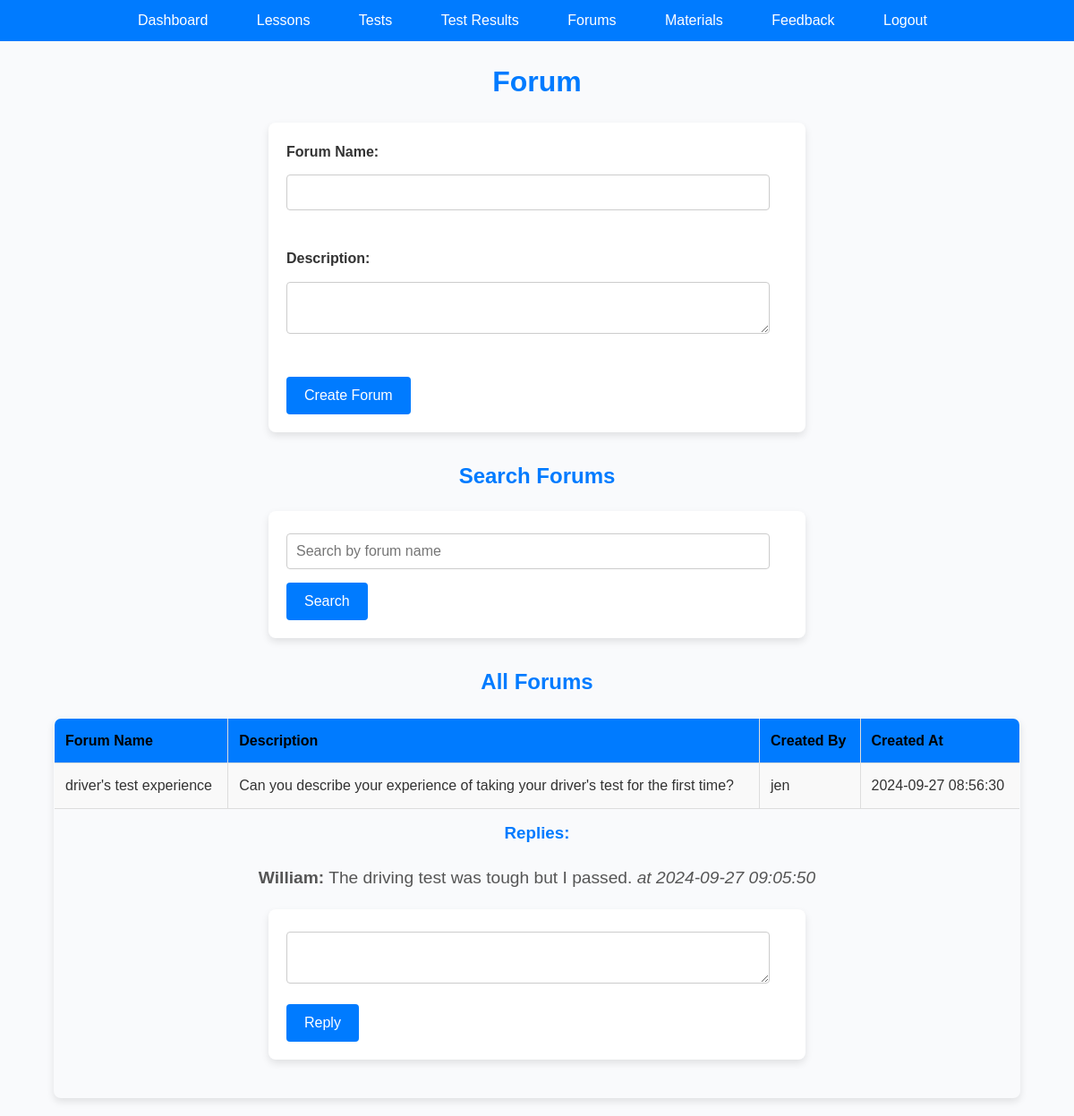
Screenshot of /driving_lessons_system_final/forum.php (signed in) with the database file from the repository.
### tables this page shows
CREATE TABLE IF NOT EXISTS `forum` (
  `forum_id` int NOT NULL AUTO_INCREMENT,
  `forum_name` varchar(100) NOT NULL,
  `description` text,
  `created_at` timestamp NULL DEFAULT CURRENT_TIMESTAMP,
  `user_id` int DEFAULT NULL,
  PRIMARY KEY (`forum_id`),
  KEY `user_id` (`user_id`)
);

CREATE TABLE IF NOT EXISTS `users` (
  `user_id` int NOT NULL AUTO_INCREMENT,
  `username` varchar(50) NOT NULL,
  `password` varchar(255) NOT NULL,
  `full_name` varchar(100) DEFAULT NULL,
  `email` varchar(100) DEFAULT NULL,
  `role_id` int DEFAULT NULL,
  `created_at` timestamp NULL DEFAULT CURRENT_TIMESTAMP,
  `status` enum('pending','approved','rejected') DEFAULT 'pending',
  `driving_license_number` varchar(50) DEFAULT NULL,
  PRIMARY KEY (`user_id`),
  UNIQUE KEY `username` (`username`),
  UNIQUE KEY `email` (`email`),
  KEY `role_id` (`role_id`)
);

CREATE TABLE IF NOT EXISTS `replies` (
  `reply_id` int NOT NULL AUTO_INCREMENT,
  `forum_id` int NOT NULL,
  `user_id` int NOT NULL,
  `reply_text` text NOT NULL,
  `created_at` timestamp NULL DEFAULT CURRENT_TIMESTAMP,
  PRIMARY KEY (`reply_id`),
  KEY `forum_id` (`forum_id`),
  KEY `user_id` (`user_id`)
);

### driving_lessons_system_final/forum.php (the view, shortened to what this page needs)
<?php
include 'config.php';
$role_id = $_SESSION['role_id'];
$search_query = '';
if ($_SERVER["REQUEST_METHOD"] == "GET" && isset($_GET['search'])) {
    $search_query = $_GET['search'];
    $forums_stmt = $conn->prepare("
        SELECT
            forum.forum_id, forum.forum_name, forum.description, forum.created_at, users.username
        FROM forum
        JOIN users ON forum.user_id = users.user_id
        WHERE forum.forum_name LIKE ?
        ORDER BY forum.created_at DESC
    ");
    $search_param = "%" . $search_query . "%";
    $forums_stmt->bind_param("s", $search_param);
} else {
    $forums_stmt = $conn->prepare("
        SELECT
            forum.forum_id, forum.forum_name, forum.description, forum.created_at, users.username
        FROM forum
        JOIN users ON forum.user_id = users.user_id
        ORDER BY forum.created_at DESC
    ");
}
$forums_stmt->execute();
$forums_result = $forums_stmt->get_result();
$forums = $forums_result->fetch_all(MYSQLI_ASSOC);
?>
<!DOCTYPE html>
<html lang="en">
<head>
    <link rel="stylesheet" href="style.css">
</head>
<body>
<nav>
<ul>
<li><a href="dashboard.php">Dashboard</a></li>
            <?php if ($role_id != 3):?>
                <li><a href="schedule_lesson.php">Lessons</a></li>
            <?php endif; ?>
            <?php if ($role_id != 3):?>
            <li><a href="schedule_test.php">Tests</a></li>
            <li><a href="test_results.php">Test Results</a></li>
            <?php endif; ?>
            <li><a href="forum.php">Forums</a></li>
            <li><a href="upload_materials.php">Materials</a></li>
            <li><a href="feedback.php">Feedback</a></li>
            <li><a href="logout.php">Logout</a></li>
        </ul>
</nav>
<h1>Forum</h1>
<form action="forum.php" method="post">
    <label for="forum_name">Forum Name:</label>
    <input type="text" id="forum_name" name="forum_name" required><br><br>
    <label for="description">Description:</label>
    <textarea id="description" name="description" required></textarea><br><br>
    <button type="submit" name="forum_submit">Create Forum</button>
</form>
<h2>Search Forums</h2>
<form method="get" action="forum.php">
    <input type="text" name="search" value="<?= htmlspecialchars($search_query) ?>" placeholder="Search by forum name">
    <button type="submit">Search</button>
</form>
<h2>All Forums</h2>
<table border="1">
    <tr>
        <th>Forum Name</th>
        <th>Description</th>
        <th>Created By</th>
        <th>Created At</th>
    </tr>
    <?php
    foreach ($forums as $forum) {
        echo "<tr>";
        echo "<td>" . htmlspecialchars($forum['forum_name']) . "</td>";
        echo "<td>" . htmlspecialchars($forum['description']) . "</td>";
        echo "<td>" . htmlspecialchars($forum['username']) . "</td>";
        echo "<td>" . htmlspecialchars($forum['created_at']) . "</td>";
        echo "</tr>";
        $forum_id = $forum['forum_id'];
        $replies_stmt = $conn->prepare("
            SELECT replies.reply_text, replies.created_at, users.username
            FROM replies
            JOIN users ON replies.user_id = users.user_id
            WHERE replies.forum_id = ?
            ORDER BY replies.created_at DESC
        ");
        $replies_stmt->bind_param("i", $forum_id);
        $replies_stmt->execute();
        $replies_result = $replies_stmt->get_result();
        $replies = $replies_result->fetch_all(MYSQLI_ASSOC);
        echo "<tr><td colspan='4'>";
        echo "<h3>Replies:</h3>";
        foreach ($replies as $reply) {
            echo "<p><strong>" . htmlspecialchars($reply['username']) . ":</strong> " . htmlspecialchars($reply['reply_text']) . " <em>at " . htmlspecialchars($reply['created_at']) . "</em></p>";
        }
        echo "<form action='forum.php' method='post'>
                <input type='hidden' name='forum_id' value='" . htmlspecialchars($forum_id) . "'>
                <textarea name='reply_text' required></textarea><br>
                <button type='submit' name='reply_submit'>Reply</button>
              </form>";
        echo "</td></tr>";
    }
    ?>
</table>
</body>
</html>

### driving_lessons_system_final/style.css (style rules this page uses)
* { margin: 0; padding: 0; box-sizing: border-box; }
body { font-family: 'Arial', sans-serif; line-height: 1.6; background-color: #f9fafc; color: #333; margin: 0; padding: 0; }
h1, h2, h3 { text-align: center; margin-bottom: 20px; color: #007bff; font-weight: bold; }
p { text-align: center; font-size: 1.2rem; margin-bottom: 20px; color: #555; }
nav ul { list-style-type: none; padding: 0; text-align: center; background-color: #007bff; margin-bottom: 20px; }
nav ul li { display: inline-block; margin-right: 10px; }
nav ul li a { text-decoration: none; color: #fff; padding: 10px 20px; display: block; border-radius: 4px; transition: background-color 0.3s ease, transform 0.3s ease; }
form { background-color: #fff; padding: 20px; border-radius: 8px; box-shadow: 0 4px 8px rgba(0,0,0,0.1); max-width: 600px; margin: 20px auto; margin-bottom: 30px; }
label { display: block; margin-bottom: 8px; color: #333; font-weight: bold; }
textarea, input[type="text"], input[type="email"], input[type="password"], input[type="select"], input[type="date"] { width: calc(100% - 20px); padding: 10px; margin-top: 5px; margin-bottom: 15px; border: 1px solid #ccc; border-radius: 4px; font-size: 16px; transition: border-color 0.3s ease; }
button[type="submit"], button[value="add result"], button[value="add progress"], input[type="submit"] { background-color: #007bff; color: #fff; border: none; padding: 12px 20px; cursor: pointer; border-radius: 4px; font-size: 16px; transition: background-color 0.3s ease, transform 0.3s ease; }
table { width: 90%; border-collapse: collapse; margin: 20px auto; border-radius: 8px; overflow: hidden; box-shadow: 0 4px 8px rgba(0,0,0,0.1); }
table th, table td { border: 1px solid #ddd; padding: 12px; text-align: left; transition: background-color 0.3s ease; }
table th { background-color: #007bff; color:black; font-weight: bold; }
table tr:nth-child(even) { background-color: #f9f9f9; }
button { background-color: #007bff; color: #fff; border: none; padding: 10px 20px; cursor: pointer; border-radius: 4px; font-size: 16px; transition: background-color 0.3s ease, transform 0.3s ease; }

### rows the page displays
forum: forum_name "driver's test experience", description "Can you describe your experience of taking your driver's test for the first time?", user.username "jen", created_at "2024-09-27 08:56:30"
replies: user.username "William", reply_text "The driving test was tough but I passed.", created_at "2024-09-27 09:05:50"
